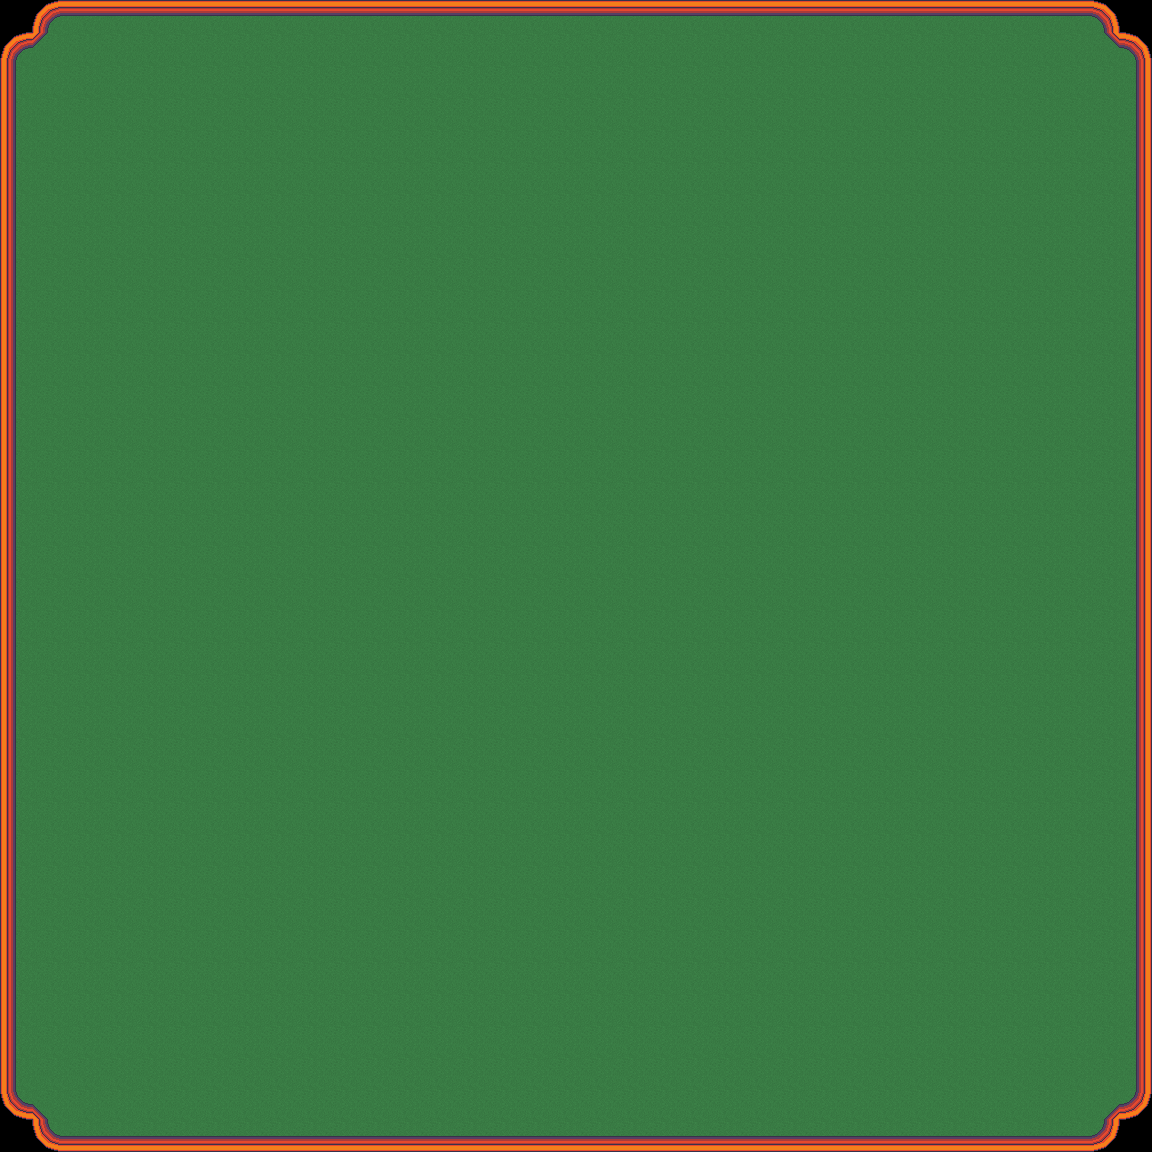

A 2D game scene composited from a Tiled map and its tileset images. What follows is a short description and the map's XML, with each tile layer's data collapsed to a summary:
An orthogonal 36x36 tile map with 32x32 px tiles, 2 tile layers (ground, walls) and 38 objects (24x bumper, 4x shield, 3x sand, exterior, tee, ...).

<map version="1.0" tiledversion="1.1.4" orientation="orthogonal" renderorder="right-down" width="36" height="36" tilewidth="32" tileheight="32" infinite="0" nextobjectid="43">
 <properties>
  <property name="name" value="Clown College" />
  <property name="par" type="int" value="10" />
 </properties>
 <tileset firstgid="1" source="tileset.tsx" />
 <layer name="ground" width="36" height="36">
  <data>[1296 cells, 1292 non-empty, 5 distinct tile ids]</data>
 </layer>
 <layer name="walls" width="36" height="36">
  <data>[1296 cells, 140 non-empty, 12 distinct tile ids]</data>
 </layer>
 <objectgroup name="collision">
  <object id="1" type="exterior" x="1098.67" y="16">
   <polyline points="-2.66667,0 -1042.67,0 -1050.67,8 -1050.67,16 -1066.67,32 -1074.67,32 -1082.67,40 -1082.67,1080 -1074.67,1088 -1066.67,1088 -1050.67,1104 -1050.67,1112 -1042.67,1120 -2.66667,1120 5.33333,1112 5.33333,1104 21.3333,1088 29.3333,1088 37.3333,1080 37.3333,40 29.3333,32 21.3333,32 5.33333,16 5.33333,8 -2.66667,0" />
  </object>
 </objectgroup>
 <objectgroup name="objects">
  <object id="3" type="tee" gid="183" x="96" y="1056" width="32" height="32" />
  <object id="4" type="hole" gid="169" x="576" y="256" width="32" height="32" />
  <object id="5" type="boss" gid="190" x="528" y="384" width="128" height="128" />
  <object id="6" type="bumper" gid="184" x="224" y="960" width="32" height="32" />
  <object id="7" type="bumper" gid="184" x="352" y="960" width="32" height="32" />
  <object id="8" type="bumper" gid="184" x="480" y="960" width="32" height="32" />
  <object id="9" type="bumper" gid="184" x="640" y="960" width="32" height="32" />
  <object id="10" type="bumper" gid="184" x="768" y="960" width="32" height="32" />
  <object id="11" type="bumper" gid="184" x="896" y="960" width="32" height="32" />
  <object id="12" type="bumper" gid="184" x="224" y="128" width="32" height="32" />
  <object id="13" type="bumper" gid="184" x="352" y="128" width="32" height="32" />
  <object id="14" type="bumper" gid="184" x="480" y="128" width="32" height="32" />
  <object id="15" type="bumper" gid="184" x="640" y="128" width="32" height="32" />
  <object id="16" type="bumper" gid="184" x="768" y="128" width="32" height="32" />
  <object id="17" type="bumper" gid="184" x="896" y="128" width="32" height="32" />
  <object id="18" type="bumper" gid="184" x="160" y="224" width="32" height="32" />
  <object id="19" type="bumper" gid="184" x="160" y="352" width="32" height="32" />
  <object id="20" type="bumper" gid="184" x="160" y="480" width="32" height="32" />
  <object id="21" type="bumper" gid="184" x="160" y="608" width="32" height="32" />
  <object id="22" type="bumper" gid="184" x="160" y="736" width="32" height="32" />
  <object id="23" type="bumper" gid="184" x="160" y="864" width="32" height="32" />
  <object id="24" type="bumper" gid="184" x="960" y="224" width="32" height="32" />
  <object id="25" type="bumper" gid="184" x="960" y="352" width="32" height="32" />
  <object id="26" type="bumper" gid="184" x="960" y="480" width="32" height="32" />
  <object id="27" type="bumper" gid="184" x="960" y="608" width="32" height="32" />
  <object id="28" type="bumper" gid="184" x="960" y="736" width="32" height="32" />
  <object id="29" type="bumper" gid="184" x="960" y="864" width="32" height="32" />
  <object id="30" type="sand" x="1056" y="1120">
   <polyline points="0,0 32,0 64,-32 64,-64 48,-112 24,-160 -32,-176 -72,-168 -136,-136 -200,-96 -208,-40 -152,-16 -56,0 -16,0 0,0" />
  </object>
  <object id="31" type="sand" x="64" y="1088">
   <polyline points="0,0 80,32 128,16 152,-16 144,-80 104,-120 64,-168 56,-200 24,-200 0,-168 -8,-144 -8,-112 -16,-80 -16,-48 -8,-24 0,0" />
  </object>
  <object id="34" type="sand" x="128" y="208">
   <polyline points="0,0 16,-64 48,-104 88,-128 192,-136 360,-136 496,-128 608,-128 736,-136 864,-112 904,-16 936,24 976,8 984,-72 976,-144 888,-176 776,-184 624,-176 464,-168 352,-168 224,-176 88,-176 -40,-168 -72,-104 -96,16 -48,72 -8,40 0,0" />
  </object>
  <object id="36" type="water" x="352" y="1077.33">
   <polyline points="0,0 -24,-32 0,-64 48,-85.3333 128,-64 232,-53.3333 272,-74.6667 328,-85.3333 376,-85.3333 440,-53.3333 440,-21.3333 392,0 328,10.6667 240,-10.6667 144,-10.6667 56,0 0,0" />
  </object>
  <object id="37" type="shield" gid="172" x="992" y="1056" width="32" height="32" />
  <object id="38" type="shield" gid="172" x="1024" y="128" width="32" height="32" />
  <object id="39" type="shield" gid="172" x="96" y="128" width="32" height="32" />
  <object id="40" type="shield" gid="172" x="224" y="896" width="32" height="32" />
  <object id="41" type="star" gid="173" x="576" y="608" width="32" height="32" />
  <object id="42" type="pontoon" gid="128" x="576" y="800" width="32" height="32" />
 </objectgroup>
</map>
